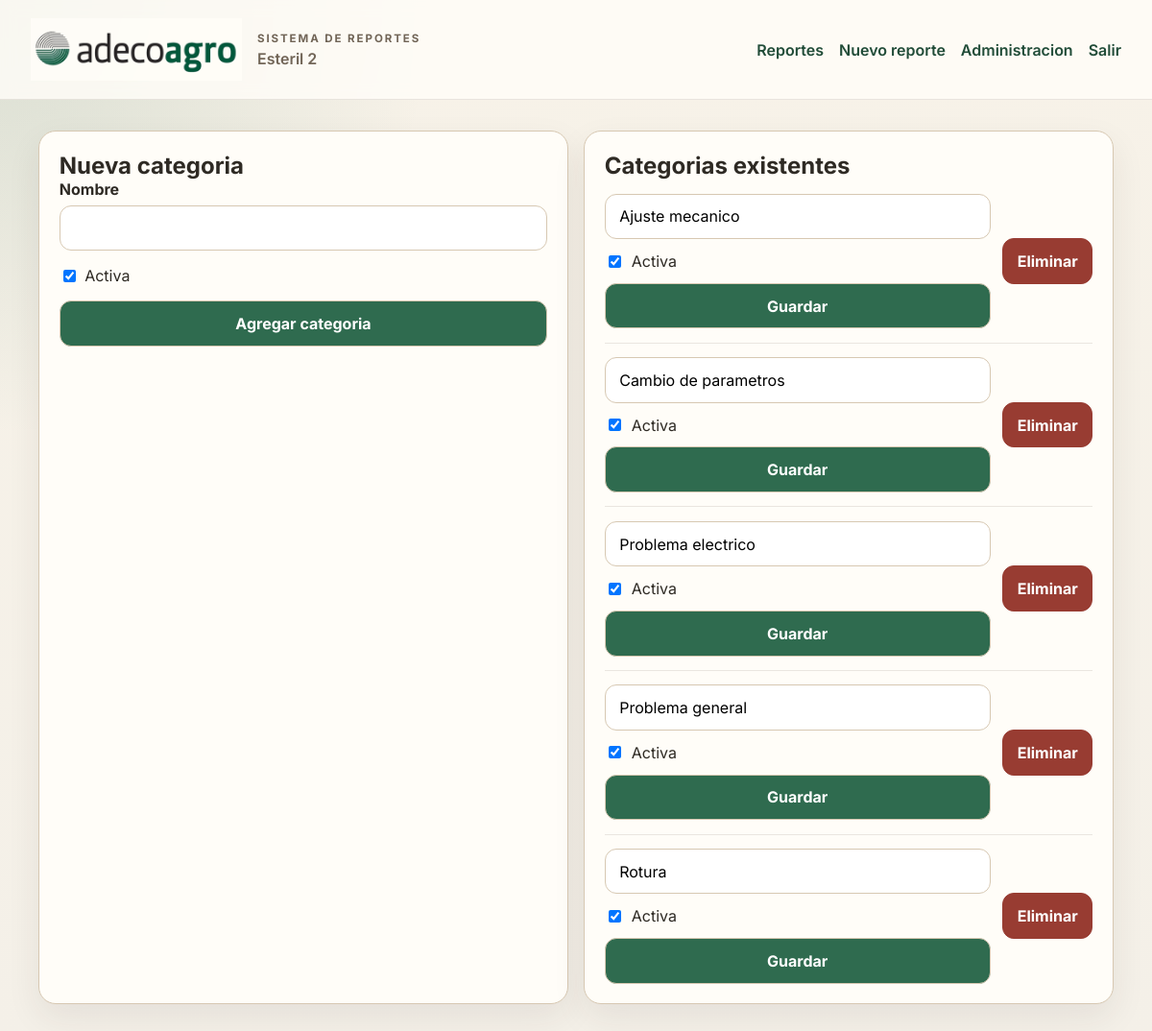
Screenshot of /admin/categorias (signed in) with the database file from the repository.
### app/models.py (models this page shows)
class Category(db.Model):
    id = db.Column(db.Integer, primary_key=True)
    name = db.Column(db.String(120), unique=True, nullable=False)
    active = db.Column(db.Boolean, default=True, nullable=False)
    reports = db.relationship("Report", back_populates="category", lazy=True)

### app/routes.py (the view, shortened to what this page needs)
@login_required
def manage_categories():
    if not admin_required():
        return redirect(url_for("reports"))
    return render_template("manage_categories.html", categories=Category.query.order_by(Category.name).all())

### app/models.py (called while the page is built)
@login_manager.user_loader
def load_user(user_id):
    return User.query.get(int(user_id))

    @property
    def can_review_reports(self):
        return self.role in {"admin", "supervisor"}

### app/routes.py (called while the page is built)
def admin_required():
    if not current_user.is_authenticated or not current_user.can_review_reports:
        flash("Solo administracion o supervision puede acceder a esa seccion.", "error")
        return False
    return True

### app/templates/manage_categories.html (shortened to what this page needs)
{% extends "base.html" %}
{% block content %}
<section class="split-layout">
  <article class="card">
    <h2>Nueva categoria</h2>
    <form method="post" class="form-grid">
      <label>Nombre
        <input type="text" name="name" required>
      </label>
      <label class="checkbox"><input type="checkbox" name="active" checked> Activa</label>
      <button type="submit">Agregar categoria</button>
    </form>
  </article>
  <article class="card">
    <h2>Categorias existentes</h2>
    {% for category in categories %}
    <div class="admin-item">
      <form method="post" action="{{ url_for('edit_category', category_id=category.id) }}" class="inline-edit">
        <input type="text" name="name" value="{{ category.name }}" required>
        <label class="checkbox"><input type="checkbox" name="active" {% if category.active %}checked{% endif %}> Activa</label>
        <button type="submit">Guardar</button>
      </form>
      <form method="post" action="{{ url_for('delete_category', category_id=category.id) }}">
        <button type="submit" class="danger-button">Eliminar</button>
      </form>
    </div>
    {% endfor %}
  </article>
</section>
{% endblock %}

### app/static/css/styles.css (style rules this page uses)
:root { --bg: #f4f0e8; --panel: #fffdf8; --border: #d7c8b2; --text: #2e2a24; --muted: #716557; --accent: #2f6b4f; --accent-dark: #214c38; --warn: #b15d32; --danger: #983c32; --shadow: 0 14px 35px rgba(46, 42, 36, 0.08); }
* { box-sizing: border-box; }
body { margin: 0; font-family: "Inter", "Segoe UI", Helvetica, Arial, sans-serif; background: radial-gradient(circle at top left, rgba(47, 107, 79, 0.15), transparent 28%), linear-gradient(180deg, #f7f2e8 0%, var(--bg) 100%); color: var(--text); }
.topbar h1, .page-head h2, .card h2, .card h3 { margin: 0; }
.card { background: var(--panel); border: 1px solid var(--border); border-radius: 18px; padding: 1.3rem; box-shadow: var(--shadow); }
.page-head, .filters, .split-layout, .report-grid, .stats-grid, .admin-links, .form-grid, .inline-form { display: grid; gap: 1rem; }
.split-layout { grid-template-columns: repeat(auto-fit, minmax(320px, 1fr)); }
.form-grid label, .filters label { display: grid; gap: 0.4rem; font-weight: 700; }
input, select, textarea, button, .button-link { width: 100%; border-radius: 12px; border: 1px solid var(--border); padding: 0.8rem 0.9rem; font: inherit; }
button, .button-link { background: var(--accent); color: #fff; font-weight: 700; text-align: center; cursor: pointer; }
.danger-button { background: var(--danger); border-color: var(--danger); }
.checkbox { display: flex !important; align-items: center; gap: 0.5rem; font-weight: 400 !important; }
.checkbox input { width: auto; }
.report-card-top, .inline-edit { display: flex; gap: 0.8rem; align-items: center; justify-content: space-between; }
.action-row, .admin-item { display: flex; gap: 0.8rem; align-items: center; justify-content: space-between; }
.inline-edit, .user-edit { flex-wrap: wrap; margin-bottom: 0.9rem; }
.action-row form, .admin-item form { margin: 0; }
.admin-item { padding: 0.9rem 0; border-bottom: 1px solid rgba(113, 101, 87, 0.15); }
.admin-item:last-child { padding-bottom: 0; border-bottom: 0; }

### rows the page displays
Category: name "Ajuste mecanico", active "☑"
Category: name "Cambio de parametros", active "☑"
Category: name "Problema electrico", active "☑"
Category: name "Problema general", active "☑"
Category: name "Rotura", active "☑"
